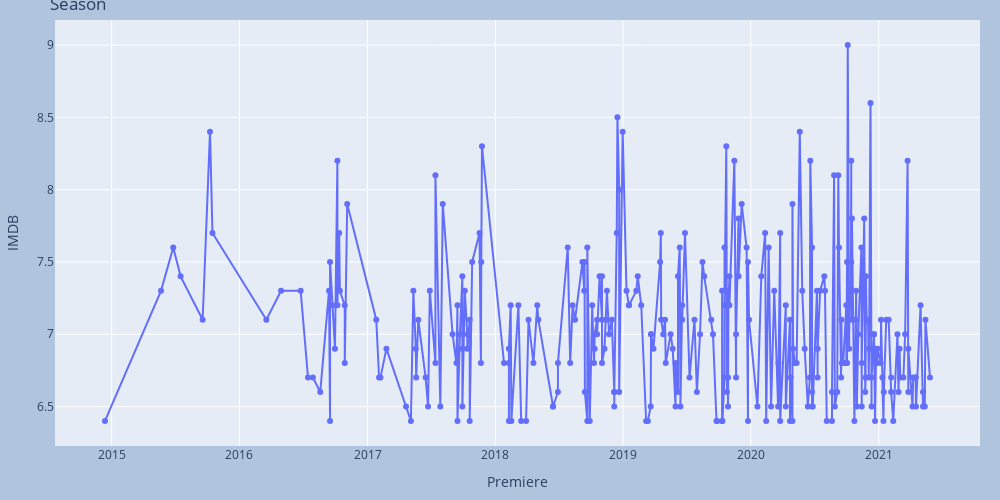

Source (notebook cell):
### Code cell
fig = px.line(rslt_df, x='Premiere', y='IMDB', title = 'Season', markers=True, width=1000, height=500)
fig.update_traces(textposition="bottom right")
fig.update_layout(
    margin=dict(l=20, r=20, t=20, b=20),
    paper_bgcolor="LightSteelBlue",
)

fig.show()

### Figure 1 — Plotly figure (JSON) as saved in the notebook; plotly's stock layout.template omitted (floating-point values rounded to 4 significant figures; data arrays with more than 128 entries replaced by an {"elided": "..."} marker saying what was removed)
{"data": [{"hovertemplate": "Premiere=%{x}<br>IMDB=%{y}<extra></extra>", "legendgroup": "", "line": {"color": "#636efa", "dash": "solid"}, "marker": {"symbol": "circle"}, "mode": "lines+markers", "name": "", "orientation": "v", "showlegend": false, "textposition": "bottom right", "type": "scatter", "x": {"elided": "292 str values"}, "xaxis": "x", "y": {"elided": "292 float values"}, "yaxis": "y"}], "layout": {"height": 500, "legend": {"tracegroupgap": 0}, "margin": {"b": 20, "l": 20, "r": 20, "t": 20}, "paper_bgcolor": "LightSteelBlue", "title": {"text": "Season"}, "width": 1000, "xaxis": {"anchor": "y", "autorange": true, "domain": [0, 1], "range": ["2014-07-23 02:23:03.1994", "2021-10-16 21:36:56.8006"], "title": {"text": "Premiere"}, "type": "date"}, "yaxis": {"anchor": "x", "autorange": true, "domain": [0, 1], "range": [6.227, 9.173], "title": {"text": "IMDB"}, "type": "linear"}}}
